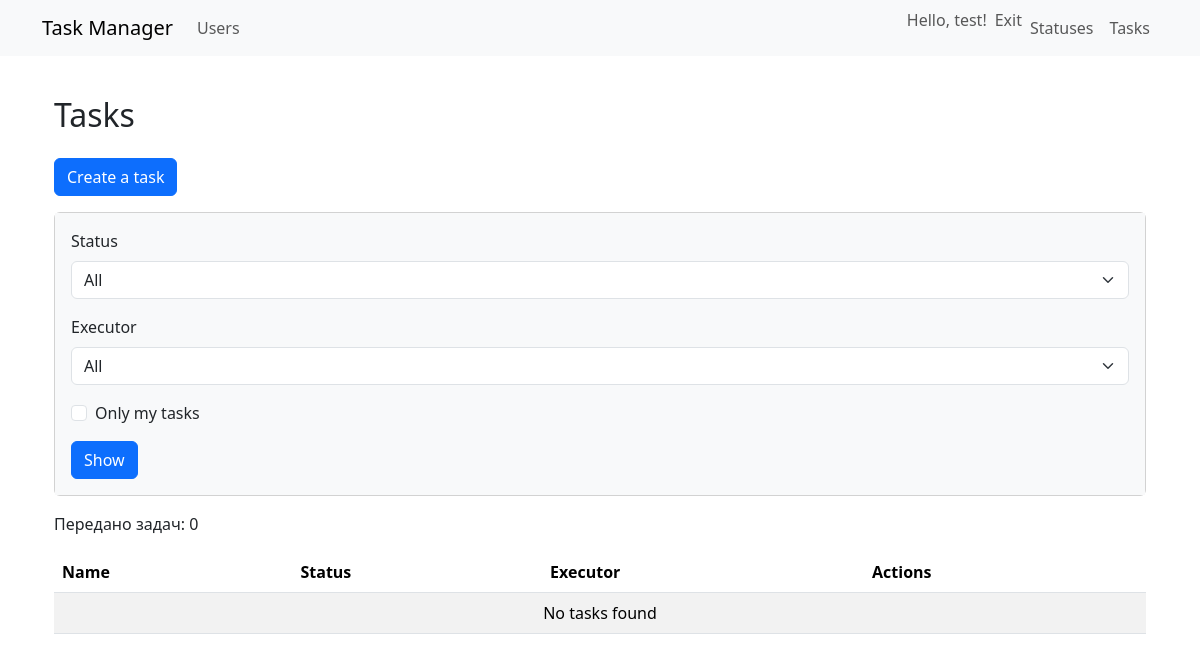
Page /tasks/ (signed in) on the earlier database version.
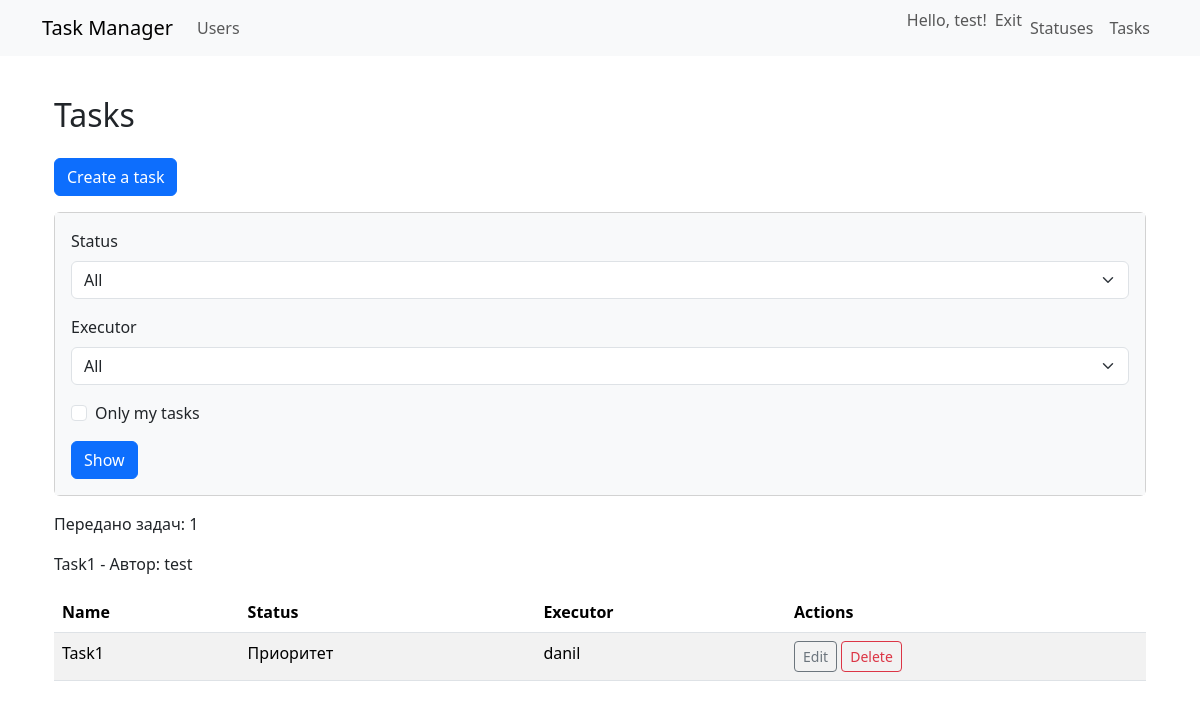
Same page on the later database version.
### tasks/models.py (models this page shows)
class Task(models.Model):
    name = models.CharField(
        max_length=255, verbose_name=_('Name'),
        unique=True, blank=False,
    )
    description = models.TextField(
        blank=True, verbose_name=_('Description'),
    )
    author = models.ForeignKey(
        User, related_name='author', verbose_name=_('Author'),
        blank=False, on_delete=models.PROTECT,
    )
    executor = models.ForeignKey(
        User, related_name='executor', verbose_name=_('Executor'),
        null=True, blank=True, default='', on_delete=models.PROTECT,
    )
    status = models.ForeignKey(
        Status, related_name='status', verbose_name=_('Status'),
        blank=False, on_delete=models.PROTECT,
    )
    created_at = models.DateTimeField(auto_now_add=True)

### user/models.py (models this page shows)
class User(AbstractUser):
    created_at = models.DateTimeField(auto_now_add=True)
    USERNAME_FIELD = "username"
    REQUIRED_FIELDS = []
    def __str__(self):
        return f'{self.first_name} {self.last_name}'

### statuses/models.py (models this page shows, shortened)
class Status(models.Model):
    name = models.CharField(
        max_length=100,
        unique=True,
        verbose_name=_("Имя")
    )
    created_at = models.DateTimeField(
        auto_now_add=True,
        verbose_name=_("Дата создания")
    )
    class Meta:
        verbose_name = _("Статус")
        verbose_name_plural = _("Статусы")
        ordering = ["id"]

### tasks/views.py (the view)
# urls.py: path('', TasksView.as_view(), name='tasks_list'),
class TasksView(LoginRequiredMixin, ListView):
    model = Task
    template_name = 'tasks/tasks_list.html'
    context_object_name = 'tasks'
    def get_queryset(self):
        queryset = Task.objects.all()
        status_id = self.request.GET.get('status')
        executor_id = self.request.GET.get('executor')
        self_tasks = self.request.GET.get('self_tasks') == "on"
        print(f"self_tasks: {self_tasks}, user: {self.request.user}")
        if status_id:
            queryset = queryset.filter(status_id=status_id)
        if executor_id:
            queryset = queryset.filter(executor_id=executor_id)
        if self_tasks and self.request.user.is_authenticated:
            queryset = queryset.filter(author_id=self.request.user.id)
        print(queryset.query)
        print(list(queryset))
        return queryset
    def get_context_data(self, **kwargs):
        context = super().get_context_data(**kwargs)
        context['statuses'] = Status.objects.all()
        context['users'] = User.objects.all()
        return context

### task_manager/templates/tasks/task_list.html (shortened to what this page needs)
{% extends 'layouts/application.html' %}
{% load i18n %}
{% block content %}
<div class="container">
  <h2 class="mb-4">{% trans "Tasks" %}</h2>
  <a class="btn btn-primary mb-3" href="{% url 'task_form' %}" role="button">{% trans "Create a task" %}</a>
  <div class="card mb-3">
    <div class="card-body bg-light">
      <form class="form-inline center" method="get">
        <div class="mb-3">
          <label class="form-label" for="id_status">{% trans "Status" %}</label>
          <select name="status" class="form-select ml-2 mr-3" id="id_status">
            <option value="">{% trans "All" %}</option>
          </select>
        </div>
        <div class="mb-3">
          <label class="form-label" for="id_executor">{% trans "Executor" %}</label>
          <select name="executor" class="form-select mr-3 ml-2" id="id_executor">
            <option value="">{% trans "All" %}</option>
          </select>
        </div>
        <div class="mb-3">
          <div class="form-check">
            <input type="checkbox" name="self_tasks" class="form-check-input mr-3" id="id_self_tasks"
       {% if request.GET.self_tasks %}checked{% endif %}>
            <label class="form-check-label" for="id_self_tasks">{% trans "Only my tasks" %}</label>
          </div>
        </div>
        <input class="btn btn-primary" type="submit" value="{% trans 'Show' %}">
      </form>
    </div>
  </div>
  <p>Передано задач: {{ tasks.count }}</p>
    {% for task in tasks %}
        <p>{{ task.name }} - Автор: {{ task.author.username }}</p>
    {% endfor %}
  <table class="table table-striped">
    <thead>
      <tr>
        <th>{% trans "Name" %}</th>
        <th>{% trans "Status" %}</th>
        <th>{% trans "Executor" %}</th>
        <th>{% trans "Actions" %}</th>
      </tr>
    </thead>
    <tbody>
      {% for task in tasks %}
        <tr>
          <td>{{ task.name }}</td>
          <td>{{ task.status.name }}</td>
          <td>{{ task.executor.username|default:"—" }}</td>
          <td>
            <a href="{% url 'task_update' task.id %}" class="btn btn-sm btn-outline-secondary">{% trans "Edit" %}</a>
            <a href="{% url 'task_delete' task.id %}" class="btn btn-sm btn-outline-danger">{% trans "Delete" %}</a>
          </td>
        </tr>
      {% empty %}
        <tr>
          <td colspan="4" class="text-center">{% trans "No tasks found" %}</td>
        </tr>
      {% endfor %}
    </tbody>
  </table>
</div>
{% endblock %}

Differences in the rows shown:
added Task: name "Task1", author.username "test", status.name "Приоритет", executor.username "danil"
Other differences:
{{ tasks.count }}: "0" → "1"
text no longer shown: "No tasks found"
